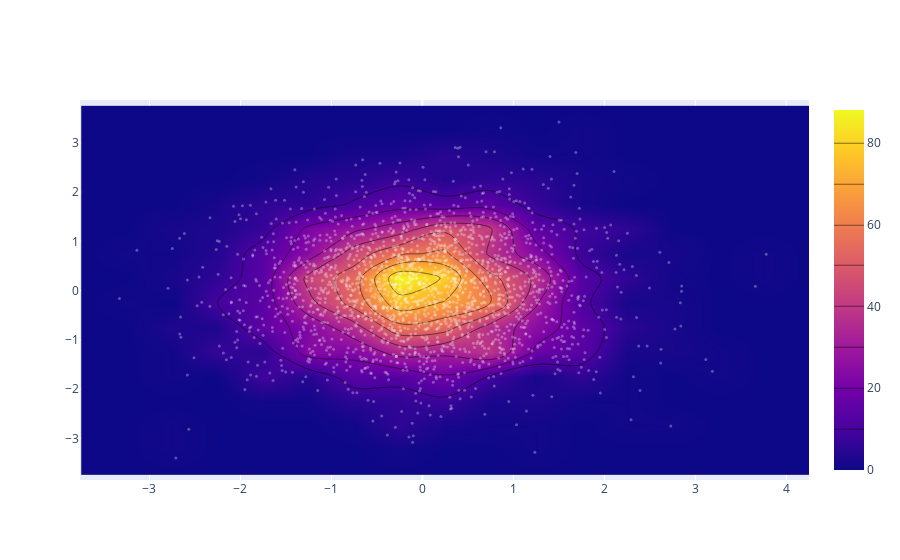

Here is the notebook cell this chart was saved with:
### Code cell
x = np.random.randn(2000)
y = np.random.randn(2000)

iplot([go.Histogram2dContour(x=x, y=y, contours=dict(coloring='heatmap')),
      go.Scatter(x=x, y=y, mode='markers', marker=dict(color='white', size=3,
                                                      opacity=0.3))])

### Figure 1 — Plotly figure (JSON) as saved in the notebook; plotly's stock layout.template omitted (floating-point values rounded to 4 significant figures; data arrays with more than 128 entries replaced by an {"elided": "..."} marker saying what was removed)
{"data": [{"contours": {"coloring": "heatmap"}, "type": "histogram2dcontour", "x": {"elided": "2000 float values"}, "y": {"elided": "2000 float values"}}, {"marker": {"color": "white", "opacity": 0.3, "size": 3}, "mode": "markers", "type": "scatter", "x": {"elided": "2000 float values"}, "y": {"elided": "2000 float values"}}], "layout": {}}
